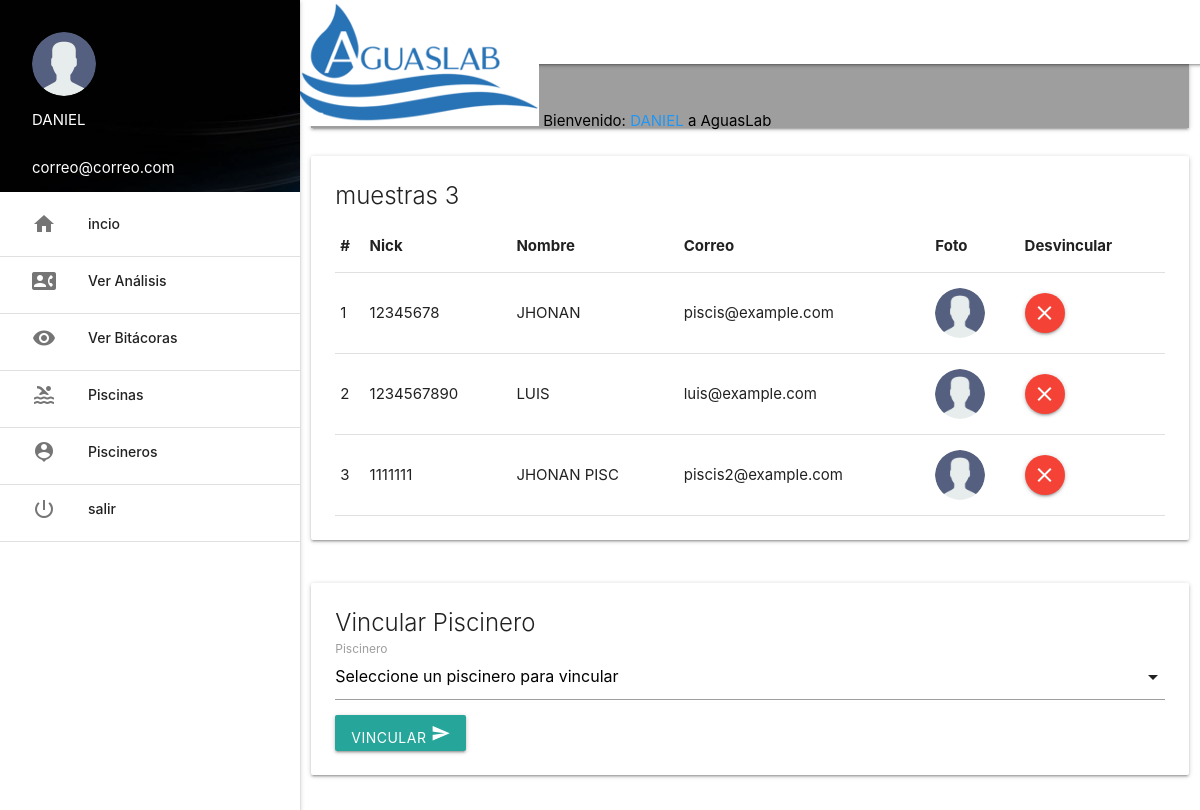
/aguaslab/plataforma/piscineros/index.php (signed in), run on the app's committed database.
### tables this page shows
CREATE TABLE `usuario` (
  `id` int(3) NOT NULL,
  `nick` varchar(15) NOT NULL,
  `pass` varchar(100) NOT NULL,
  `nombre` varchar(100) NOT NULL,
  `correo` varchar(100) NOT NULL,
  `nivel` varchar(20) NOT NULL,
  `bloqueo` int(1) NOT NULL,
  `foto` varchar(50) NOT NULL
);

### aguaslab/plataforma/piscineros/index.php (the view, shortened to what this page needs)
<?php include('../extend/header.php');
include('../extend/permiso.php'); ?>
<link rel="stylesheet" href="../css/jquery.ezdz.css">
<div class="row">
	<div class="col s12">
		<nav class="grey">
			<div class="nav-wrapper">
				<div class="input-field">
					<input type="search" id="buscar">
					<label for="buscar"><i class="material-icons">search</i></label>
					<i class="material-icons">close</i>
				</div>
			</div>
		</nav>
	</div>
</div>
<?php
$nivel=$_SESSION['nivel'];
if ($nivel=='ADMINISTRACION') {
	$sel = $con->query("SELECT id, nick, nombre, correo, nivel, bloqueo, foto FROM usuario,piscineros WHERE piscineros.piscinero_id=usuario.id AND piscineros.cliente_id=".$_SESSION['id']);
}
$row = mysqli_num_rows($sel);
 ?>
<div class="row">
	<div class="col s12">
		<div class="card">
			<div class="card-content">
				<span class="card-title">muestras <?php echo $row; ?></span>
				<table>
					<thead>
						<tr class="cabecera">
							<th>#</th>
							<th>Nick</th>
							<th>Nombre</th>
							<th>Correo</th>
							<th>Foto</th>
							<th>Desvincular</th>
						</tr>
					</thead>
					<?php $cont=1 ?>
					<?php while($f = $sel->fetch_assoc()){ ?>
						<tr>
							<td><?php echo $cont; ?></td>
							<td><?php echo $f['nick']; ?></td>
							<td><?php echo $f['nombre']; ?></td>
							<td><?php echo $f['correo']; ?></td>
							<td><img src="../usuarios/<?php echo $f['foto']; ?>" width="50" class="circle materialboxed" alt="<?php echo $f['nombre']; ?>"></td>
							<td><a href="#" class="btn-floating red" onclick="swal({ title: 'Esta seguro que desea desvincular al piscinero (<?php echo $f['nombre']; ?>)?', text: 'Los cambios se verán reflejados cuando el administrador de AguasLab verifique la solicitud!', type: 'warning', showCancelButton: true, confirmButtonColor: '#3085d6', cancelButtonColor: '#d33', confirmButtonText: 'Si, desvincular!' }).then(function () {  location.href='piscineros.php?param=desvincular&piscinero_id=<?php echo $f['id'] ?>'; })"><i class="material-icons">clear</i></a></td>
						<?php $cont++ ?>
						</tr>
					<?php } ?>
				</table>
			</div>
		</div>
	</div>
</div>
<div class="row">
	<div class="col s12">
		<div class="card">
			<div class="card-content">
				<span class="card-title">Vincular Piscinero</span>
				<form action="piscineros.php" class="form" method="post" enctype="multipart/form-data">
					<div class="input-field">
						<label for="nombre">Piscinero</label>
					</div>
					<button id="btn_guardar" type="submit" class="btn">Vincular <i class="material-icons">send</i></button>
				</form>
			</div>
		</div>
	</div>
</div>
<?php include('../extend/scripts.php') ?>

### data on the page
usuario: nick "12345678", nombre "JHONAN", correo "piscis@example.com", foto (picture)
usuario: nick "1234567890", nombre "LUIS", correo "luis@example.com", foto (picture)
usuario: nick "1111111", nombre "JHONAN PISC", correo "piscis2@example.com", foto (picture)

### other printed values
$_SESSION['nombre'] "DANIEL"
$_SESSION['correo'] "correo@correo.com"
$row "3"
